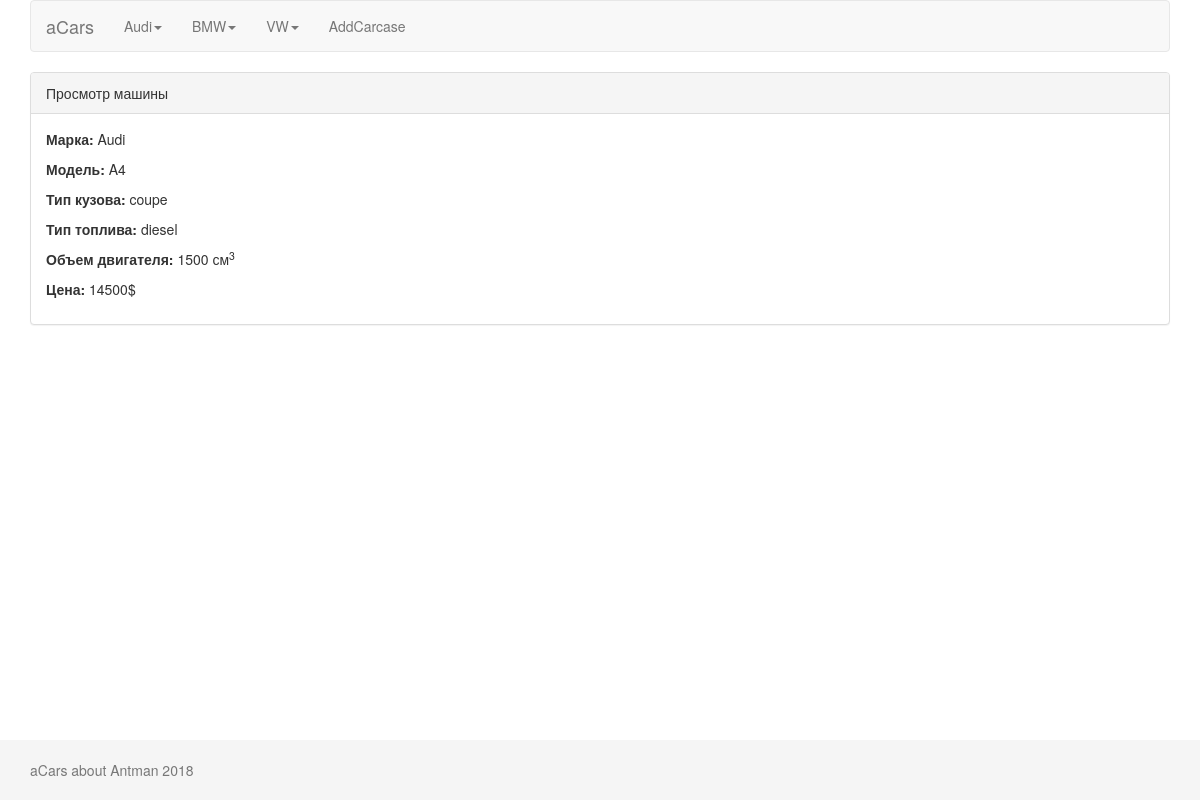
Page /index.php?action=view-audi&id=34 on the committed database.
### tables this page shows
CREATE TABLE IF NOT EXISTS `gen` (
  `id` int(11) NOT NULL AUTO_INCREMENT,
  `id_mark` int(11) NOT NULL,
  `id_carcase` int(11) NOT NULL,
  `id_model` int(11) NOT NULL,
  `id_fuel` int(11) NOT NULL,
  `id_power` int(11) NOT NULL,
  `id_price` int(11) NOT NULL,
  PRIMARY KEY (`id`),
  KEY `FK_gen_model` (`id_model`),
  KEY `FK_gen_price` (`id_price`)
);

CREATE TABLE IF NOT EXISTS `mark` (
  `id_mark` int(11) NOT NULL AUTO_INCREMENT,
  `mark_m` varchar(50) NOT NULL DEFAULT '0',
  PRIMARY KEY (`id_mark`)
);

CREATE TABLE IF NOT EXISTS `model` (
  `id_model` int(11) NOT NULL AUTO_INCREMENT,
  `model_m` varchar(50) NOT NULL DEFAULT '0',
  PRIMARY KEY (`id_model`)
);

CREATE TABLE IF NOT EXISTS `carcase` (
  `id_carcase` int(11) NOT NULL AUTO_INCREMENT,
  `carcase_c` varchar(50) NOT NULL DEFAULT '0',
  PRIMARY KEY (`id_carcase`)
);

CREATE TABLE IF NOT EXISTS `fuel` (
  `id_fuel` int(11) NOT NULL AUTO_INCREMENT,
  `fuel_f` varchar(50) NOT NULL DEFAULT '0',
  PRIMARY KEY (`id_fuel`)
);

CREATE TABLE IF NOT EXISTS `power` (
  `id_power` int(11) NOT NULL AUTO_INCREMENT,
  `power_p` int(11) NOT NULL DEFAULT '0',
  PRIMARY KEY (`id_power`)
);

CREATE TABLE IF NOT EXISTS `price` (
  `id_price` int(11) NOT NULL AUTO_INCREMENT,
  `price_p` int(11) NOT NULL DEFAULT '0',
  PRIMARY KEY (`id_price`)
);

### public/index.php (called while the page is built, shortened)
<?php
include_once '../autoloader.php';
$action = isset($_GET['action']) ? $_GET['action'] : '';
$controller = new Controller($action);
$controller->execute();

### autoloader.php (called while the page is built, shortened)
<?php
function getClassPath(string $className):string
{
    $registeredClasses = [
        'App\Controller' => 'Controller',
        'App\Model\ModelAbstract' => 'model/ModelAbstract',
        'App\Model\CarAbstract' => 'model/CarAbstract',
        'App\Model\CarcaseAbstract' => 'model/CarcaseAbstract',
        'App\Model\Cars' => 'model/Cars',
        'App\Model\Carcase' => 'model/Carcase',
        'App\Enum\CarIDEnum' => 'enum/CarIDEnum',
        'App\Config\ConnectionDB' => 'config/ConnectionDB',
        'App\Repository\RepositoryAbstract' => 'repository/RepositoryAbstract',
        'App\Repository\CarRepository' => 'repository/CarRepository',
        'App\Repository\CarcaseRepository' => 'repository/CarcaseRepository'
    ];
    return $registeredClasses[$className];
}

### config/config.php (called while the page is built)
<?php
return [
    'db' => [
        'login'   => 'zipman',
        'pass'    => 'Z1pm2n3',
        'dbname'  => 'cars',
        'host'    => '127.0.0.1',
    ]
];

### config/ConnectionDB.php (called while the page is built, shortened)
<?php
class ConnectionDB
{
    private static $instance;
    public static function getInstance()
    {
        if (self::$instance === null) {
            self::$instance = new self();
        }
        return self::$instance;
    }
    private function __construct()
    {
        $config = (require_once('../config/config.php'))['db'];
        $dsn = "mysql:host={$config['host']};dbname={$config['dbname']}";
        $opt = [
            PDO::ATTR_ERRMODE => PDO::ERRMODE_EXCEPTION,
            PDO::ATTR_DEFAULT_FETCH_MODE => PDO::FETCH_ASSOC,
            PDO::ATTR_EMULATE_PREPARES => false,
        ];
        try {
            $this->pdo = new PDO($dsn, $config['login'], $config['pass'], $opt);
        } catch (PDOException $e) {
            die('Подключение не удалось: ' . $e->getMessage());
        }
    }
}

### repository/RepositoryAbstract.php (called while the page is built, shortened)
<?php
abstract class RepositoryAbstract
{
    public function __construct()
    {
        require_once '../config/ConnectionDB.php';
        $config = ConnectionDB::getInstance();
        $this->pdo = $config->pdo;
    }
}

### repository/CarRepository.php (called while the page is built, shortened)
<?php
class CarRepository extends RepositoryAbstract
{
    public function __construct(string $entityName)
    {
        $this->entityName = $entityName;
    }
    public function findById($id)
    {
        $stmt = $this->pdo->prepare("SELECT mark.mark_m, model.model_m, carcase.carcase_c, fuel.fuel_f, power.power_p, price.price_p, gen.id FROM mark
                                                JOIN gen ON mark.id_mark=gen.id_mark
                                                JOIN carcase ON carcase.id_carcase=gen.id_carcase
                                                JOIN model ON model.id_model=gen.id_model
                                                JOIN fuel ON fuel.id_fuel=gen.id_fuel
                                                JOIN power ON power.id_power=gen.id_power
                                                JOIN price ON price.id_price=gen.id_price
                                                WHERE mark.mark_m ='{$this->entityName}' AND gen.id = :id;");
        $stmt->execute(['id' => $id]);
        foreach ($stmt as $row) {
            return new Cars($row['mark_m'], $row['model_m'], $row['carcase_c'], $row['fuel_f'], $row['power_p'], $row['price_p'], $row['id']);
        }
        return null;
    }
}

### model/CarAbstract.php (called while the page is built, shortened)
<?php
abstract class CarAbstract
{
    public function __construct(string $mark, string $model, string $carcase, string $fuel, string $power, string $price)
    {
        $this->mark = $mark;
        $this->model = $model;
        $this->carcase = $carcase;
        $this->fuel = $fuel;
        $this->power = $power;
        $this->price = $price;
    }
}

### view/audi/view.php (the view)
<?php
require_once '../view/template/header.php';
?>
<div class="panel panel-default">
    <div class="panel-heading">Просмотр машины</div>
    <div class="panel-body">
        <p>
            <strong>Марка: </strong><?php echo $audi->mark ?>
        </p>
        <p>
            <strong>Модель: </strong><?php echo $audi->model ?>
        </p>
        <p>
            <strong>Тип кузова: </strong><?php echo $audi->carcase ?>
        </p>
        <p>
            <strong>Тип топлива: </strong><?php echo $audi->fuel ?>
        </p>
        <p>
            <strong>Объем двигателя: </strong><?php echo $audi->power ?> см<sup>3</sup>
        </p>
        <p>
            <strong>Цена: </strong><?php echo $audi->price ?>$
        </p>
    </div>
</div>
<?php
require_once '../view/template/footer.php';
?>

### rows in the picture
gen: id_mark.mark_m "Audi", id_model.model_m "A4", id_carcase.carcase_c "coupe", id_fuel.fuel_f "diesel", id_power.power_p "1500", id_price.price_p "14500"
